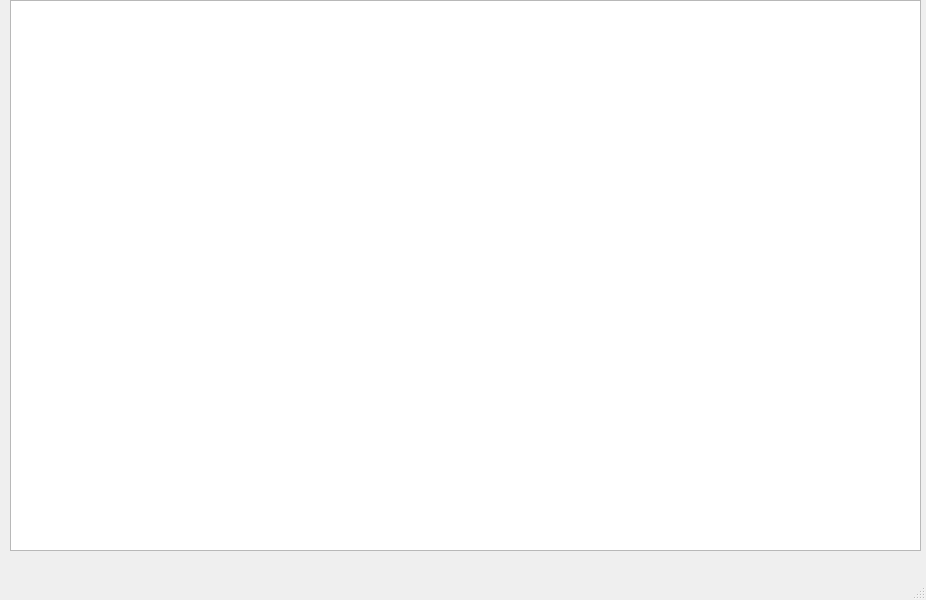
<?xml version="1.0" encoding="UTF-8"?>
<ui version="4.0">
 <class>serverform</class>
 <widget class="QMainWindow" name="serverform">
  <property name="geometry">
   <rect>
    <x>0</x>
    <y>0</y>
    <width>926</width>
    <height>600</height>
   </rect>
  </property>
  <property name="windowTitle">
   <string>MainWindow</string>
  </property>
  <widget class="QWidget" name="centralwidget">
   <widget class="QTextBrowser" name="textBrowser">
    <property name="geometry">
     <rect>
      <x>10</x>
      <y>0</y>
      <width>911</width>
      <height>551</height>
     </rect>
    </property>
   </widget>
  </widget>
  <widget class="QMenuBar" name="menubar">
   <property name="geometry">
    <rect>
     <x>0</x>
     <y>0</y>
     <width>926</width>
     <height>26</height>
    </rect>
   </property>
  </widget>
  <widget class="QStatusBar" name="statusbar"/>
 </widget>
 <resources/>
 <connections/>
</ui>
